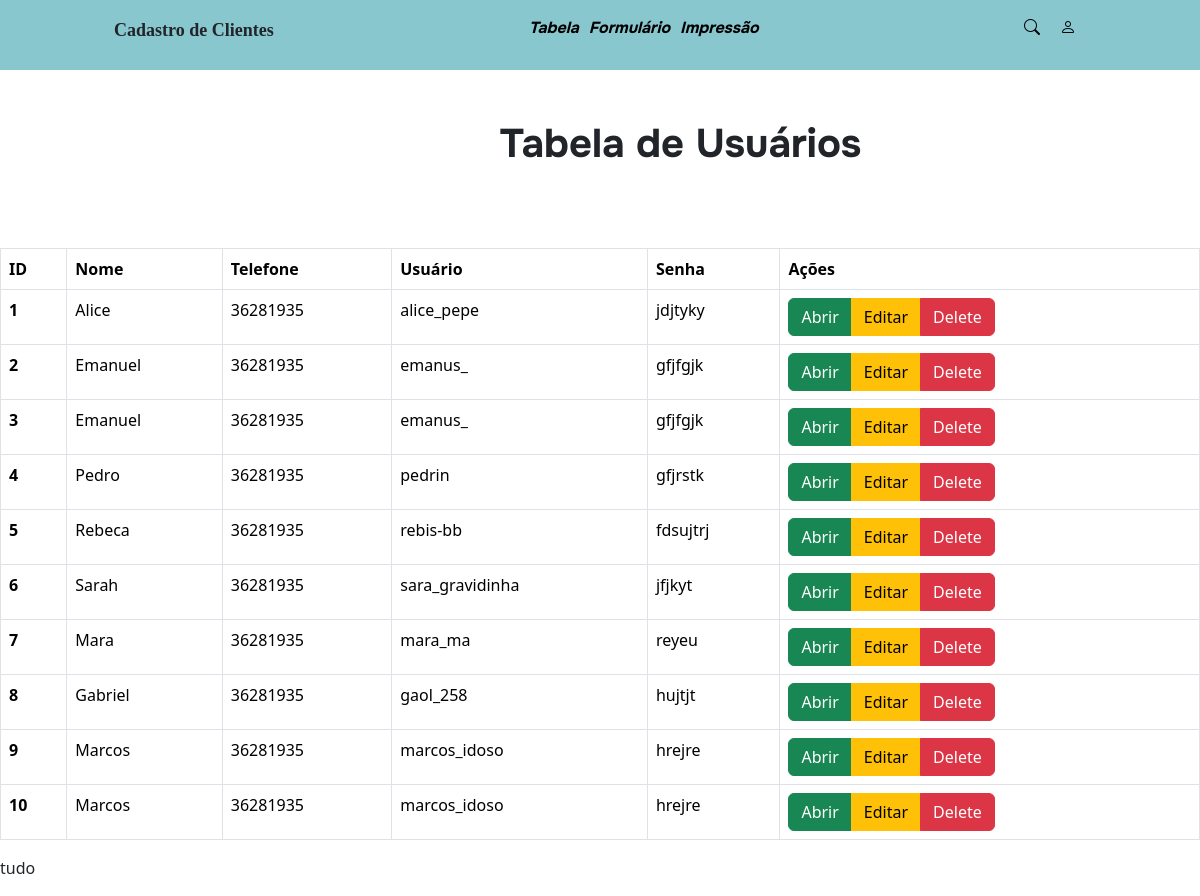
/tabela.php, run on the app's committed database.
### tables this page shows
CREATE TABLE `tb_form` (
  `id_form` int(11) NOT NULL AUTO_INCREMENT,
  `nome` varchar(100) NOT NULL,
  `telefone` int(11) NOT NULL,
  `usuario` varchar(100) NOT NULL,
  `senha` varchar(200) NOT NULL,
  PRIMARY KEY (`id_form`)
);

### tabela.php (the view)
<?php
include './template/header.php';
?>
<?php
$dsn = 'mysql:dbname=db_form;host=127.0.0.1';
$usuario = "root";
$senha = "";
$conexaoBanco = new PDO($dsn, $usuario, $senha);
$scriptConsulta = "SELECT * FROM tb_form";
$resultadoConsulta = $conexaoBanco->query($scriptConsulta)->fetchAll();
?>
<section class="fundo">
    <h1 class="titulo">Tabela de Usuários</h1><br>
    <br><br>
    <table class="table table-bordered">
        <thead>
            <tr>
                <th scope="col">ID</th>
                <th scope="col">Nome</th>
                <th scope="col">Telefone</th>
                <th scope="col">Usuário</th>
                <th scope="col">Senha</th>
                <th scope="col">Ações</th>
            </tr>
        </thead>
        <tbody>
            <?php foreach ($resultadoConsulta as $linha) { ?>
                <tr>
                    <th scope="row"> <?= $linha['id_form'] ?> </th>
                    <td><?= $linha['nome'] ?></td>
                    <td><?= $linha['telefone'] ?></td>
                    <td><?= $linha['usuario'] ?></td>
                    <td><?= $linha['senha'] ?></td>
                    <td>
                        <div class="btn-group" role="group" aria-label="Basic mixed styles">
                            <a href="./impressao.php?idConsulta=<?= $linha['id_form'] ?>" class="btn btn-success">Abrir</a>
                            <a href="./index.php?id=<?= $linha ['id_form'] ?>" class="btn btn-warning">Editar</a>
                            <a href="./form-delete.php?idDelete=<?= $linha['id_form'] ?>"  class="btn btn-danger">Delete</a>
                        </div>
                    </td>
                </tr>
            <?php } ?>
        </tbody>
    </table>
</section>
<?php
include './template/footer.php';
?>

### template/header.php (shortened to what this page needs)
<!DOCTYPE html>
<html lang="pt-br">
<head>
    <link href="https://cdn.jsdelivr.net/npm/bootstrap@5.3.7/dist/css/bootstrap.min.css" rel="stylesheet"
>
        <link rel="stylesheet" href="./css/style.css">
        <link rel="stylesheet" href="./css/tabela.css">
        <link rel="stylesheet" href="./css/header.css">
</head>
<body>
    <header class="cabecalho">
        <nav class="navegacao">
            <h1>Cadastro de Clientes</h1>
            <ul class="menu-principal">
                <li><a href="./tabela.php">Tabela</a></li>
                <li><a href="./index.php">Formulário</a></li>
                <li><a href="./impressao.php">Impressão</a></li>
            </ul>
            <ul class="menu-icones">
                <li><a href="#" class="link-ativo"><i class="bi bi-search"></i></a></li>
                <li><a href="#"><i class="bi bi-person"></i></a></li>
            </ul>
        </nav>
    </header>

### template/footer.php
<footer >
    <p> tudo</p>
</footer>
</body>
</html>

### css/style.css (style rules this page uses)
* { margin: 0; }

### css/tabela.css (style rules this page uses)
.titulo { margin-top: 50px; margin-left: 500px; font-family: 'ones'; }

### css/header.css (style rules this page uses)
* { margin: 0; }
.menu-principal>li a { margin: 5px; }
.cabecalho nav { display: flex; background-color: rgb(137, 199, 207); padding: 5px; justify-content: space-around; height: 70px; align-items: center; }
.navegacao h1 { font-family:'italic' ; font-weight: 900; font-size: 18px; }
.navegacao>ul { list-style: none; display: flex; }
.navegacao>ul a { text-decoration: none; color: black; margin: 5px; font-family: 'ones'; font-style: italic; }
.navegacao>ul i { padding: 5px; font-size: 16px; }

### data on the page
tb_form: id_form "1", nome "Alice", telefone "36281935", usuario "alice_pepe", senha "jdjtyky"
tb_form: id_form "2", nome "Emanuel", telefone "36281935", usuario "emanus_", senha "gfjfgjk"
tb_form: id_form "3", nome "Emanuel", telefone "36281935", usuario "emanus_", senha "gfjfgjk"
tb_form: id_form "4", nome "Pedro", telefone "36281935", usuario "pedrin", senha "gfjrstk"
tb_form: id_form "5", nome "Rebeca", telefone "36281935", usuario "rebis-bb", senha "fdsujtrj"
tb_form: id_form "6", nome "Sarah", telefone "36281935", usuario "sara_gravidinha", senha "jfjkyt"
tb_form: id_form "7", nome "Mara", telefone "36281935", usuario "mara_ma", senha "reyeu"
tb_form: id_form "8", nome "Gabriel", telefone "36281935", usuario "gaol_258", senha "hujtjt"
tb_form: id_form "9", nome "Marcos", telefone "36281935", usuario "marcos_idoso", senha "hrejre"
tb_form: id_form "10", nome "Marcos", telefone "36281935", usuario "marcos_idoso", senha "hrejre"
